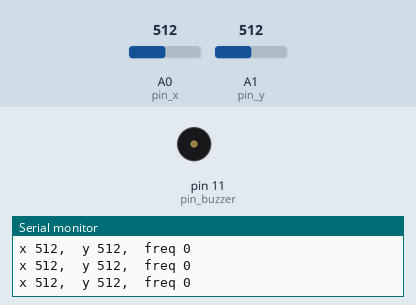
Bench run of a sketch on a simulated Arduino Uno, built with avr-gcc and run on an emulated ATmega328P. On the bench: buzzer (waves = sounding), the last lines printed to the serial monitor. The inputs (shaded band) are chosen by the test bench; at power-on: A0 (pin_x) = 512, A1 (pin_y) = 512.

Above: at 1.2 s.
1.3 s: A0 (pin_x) set to 530
At 2.1 s:
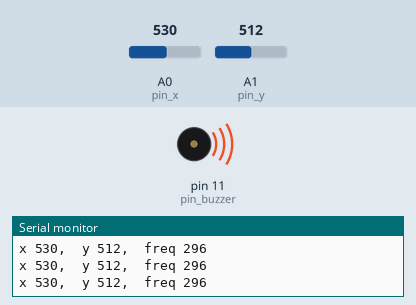
2.8 s: A0 (pin_x) set to 511
At 3.7 s:
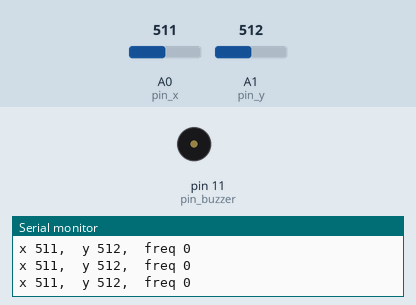
5.8 s: A1 (pin_y) set to 987
7.3 s: A1 (pin_y) set to 1014
13.3 s: A0 (pin_x) set to 389
16.3 s: A0 (pin_x) set to 363
At 17.3 s:
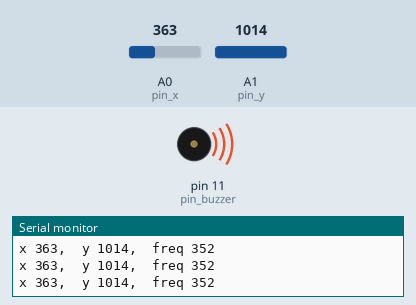
Timing chart, 0 to 18.8 s (numbered marks = the images above; inputs shaded):
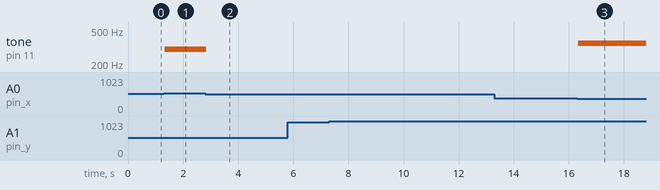

The sketch:

joystick_buzzer.ino
```cpp
const int octave = 4;   // between 2 and 8 with piezo buzzer

const int frequencies[] = {33, 37, 41, 44, 49, 55, 62, 65};     // Cmaj scale starting with C1
const int scale_length = 8;   // 8 notes
const int C_low = 0;
const int D = 1;
const int E = 2;
const int F = 3;
const int G = 4;
const int A = 5;
const int B = 6;
const int C_high = 7;

const int pin_buzzer = 11;
const int pin_button = 7;
const int pin_x = A0;
const int pin_y = A1;

int center_x = 688;
int center_y = 652;

void setup() {

  Serial.begin(9600);

  pinMode(pin_x, INPUT);
  pinMode(pin_y, INPUT);

  pinMode(pin_button, INPUT);

  pinMode(pin_buzzer, OUTPUT);

}

void loop() {
  /*
  if (digitalRead(pin_button) == HIGH) {

    if (octave == max_octave) {
      octave = base_octave;
    }
    else {
      octave++;
    }

  }
  */

  int value_x = analogRead(pin_x);
  int value_y = analogRead(pin_y);
  int note;

  Serial.print("x ");
  Serial.print(value_x);
  Serial.print(",  y ");
  Serial.print(value_y);

  if (!(value_x < (center_x + 8) && value_x > (center_x - 8)  && value_y < (center_y + 32) && value_y > (center_y - 32))) {

      if (value_x >= 520 &&  value_x < 535) {
        if (value_y >= 515 && value_y < 530) {
          note = C_low;
        }
        else {
          note = D;
        }

      }
      else if (value_x >= 330 &&  value_x < 375) {
        if (value_y >= 340 && value_y < 385) {
          note = E;
        }
        else {
          note = F;
        }
      }
      else if (value_x >= 900 &&  value_x < 980) {
        if (value_y >= 900 && value_y < 980) {
          note = G;
        }
        else {
          note = A;
        }
      }
      else if (value_x >= 990) {
        if (value_y >= 990) {
          note = B;
        }
        else {
          note = C_high;
        }
      }


    int freq =  frequencies[note] * pow(2, octave - 1);      // scale note to octave

    Serial.print(",  freq ");
    Serial.println(freq);

    tone(pin_buzzer, freq);

  }
  else {
    noTone(pin_buzzer);   // no sound at middle position
  }


}
```

Measured:
- the behaviour switches between 519 and 520 on A0 (pin_x) (found by bisection; images 0 and 1)
- the behaviour switches between 375 and 374 on A0 (pin_x) (found by bisection; images 2 and 3)
- after the input at 1.3 s, tone on pin 11 (pin_buzzer): silent → 296 Hz at once
- after the input at 2.8 s, tone on pin 11 (pin_buzzer): 296 Hz → silent at once
- after the input at 16.3 s, tone on pin 11 (pin_buzzer): silent → 352 Hz at once
